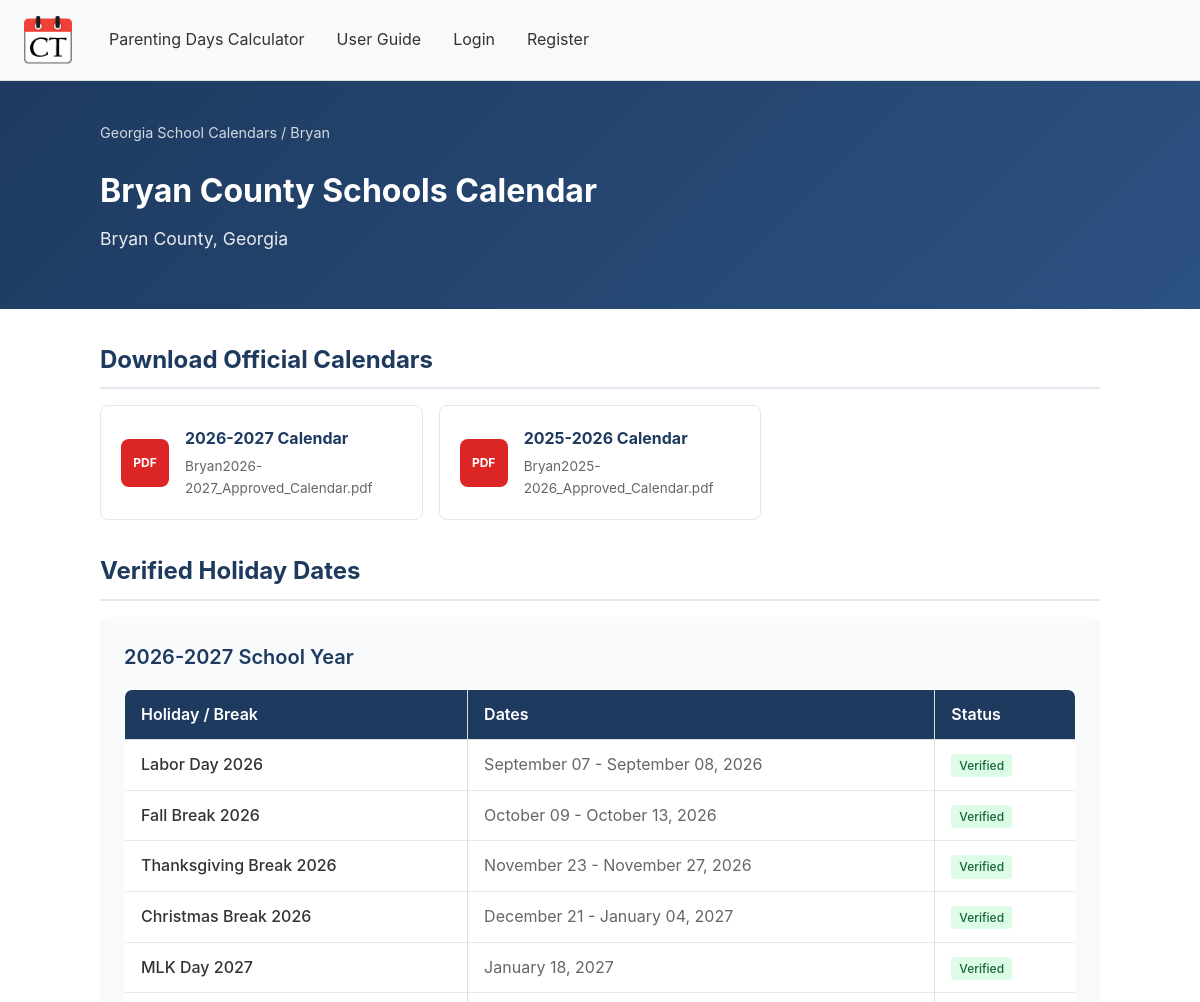
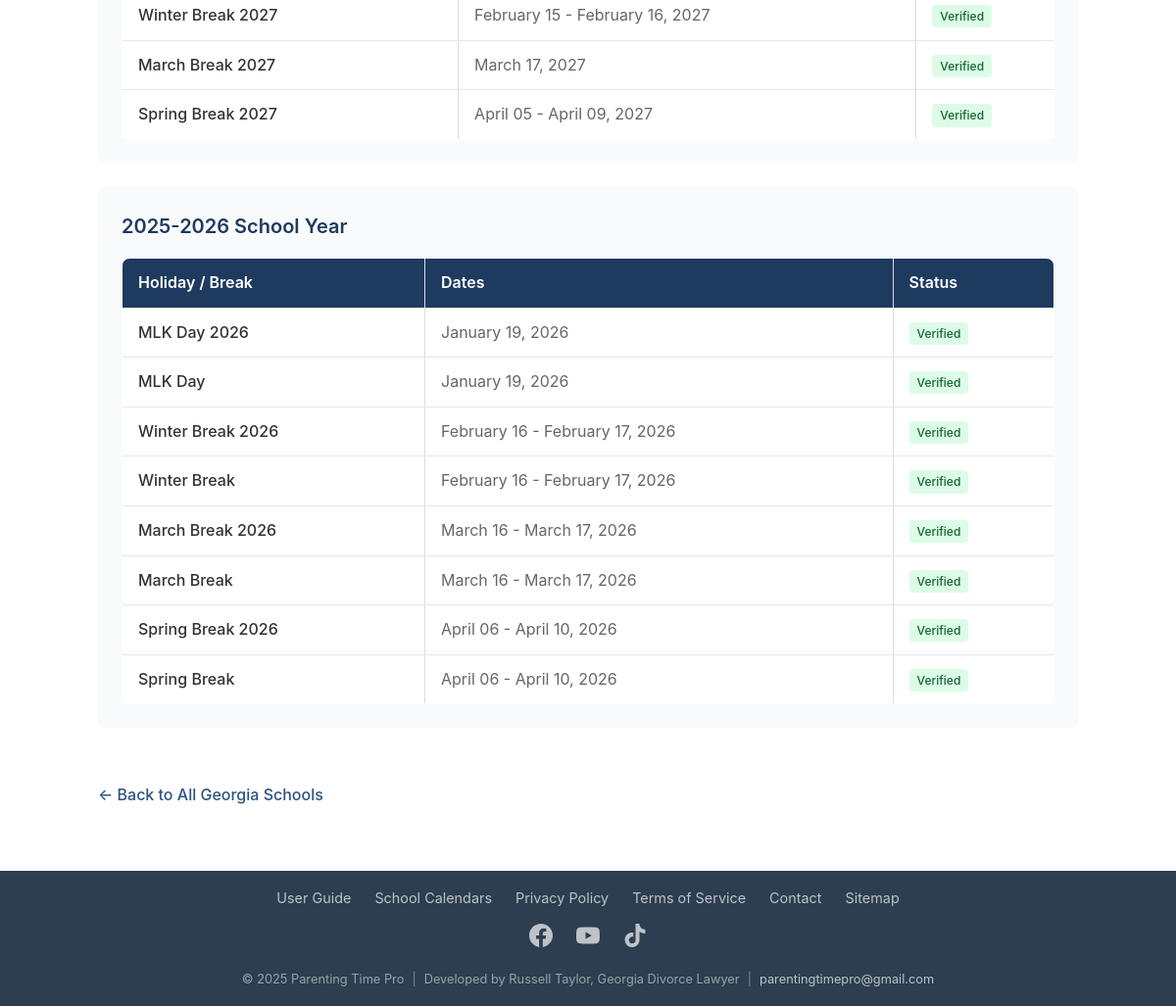
Screenshot of /georgia-school-calendars/bryan with the database file from the repository (2 pictures, top to bottom).
### models.py (models this page shows, shortened)
class SchoolEntity(db.Model):
    __tablename__ = 'school_entity'
    id = db.Column(db.Integer, primary_key=True)
    entity_type = db.Column(db.String(20), nullable=False, default='public_district')
    district_name = db.Column(db.String(255), nullable=False)
    normalized_name = db.Column(db.String(255), nullable=False, index=True)
    county = db.Column(db.String(100), nullable=True, index=True)
    nces_id = db.Column(db.String(50), nullable=True)
    is_active = db.Column(db.Boolean, default=True)
    website = db.Column(db.String(500), nullable=True)
    official_website = db.Column(db.String(500), nullable=True)  # Main school district website
    calendar_page_url = db.Column(db.String(500), nullable=True)  # Direct link to calendar page
    slug = db.Column(db.String(100), nullable=True, unique=True, index=True)  # URL-friendly name
    created_at = db.Column(db.DateTime, default=datetime.utcnow)
    updated_at = db.Column(db.DateTime, default=datetime.utcnow, onupdate=datetime.utcnow)
    __table_args__ = (
        db.UniqueConstraint('entity_type', 'normalized_name', 'county', name='uix_entity_type_name_county'),
        db.Index('ix_entity_county_name', 'county', 'normalized_name'),
    )

class CalendarFile(db.Model):
    __tablename__ = 'calendar_file'
    id = db.Column(db.Integer, primary_key=True)
    school_entity_id = db.Column(db.Integer, db.ForeignKey('school_entity.id'), nullable=False)
    school_year = db.Column(db.String(20), nullable=False)  # "2025-2026"
    filename = db.Column(db.String(255), nullable=False)  # Original filename
    file_path = db.Column(db.String(500), nullable=False)  # Relative path in Official_Calendars
    file_type = db.Column(db.String(10), default='pdf')  # pdf, png, jpeg
    file_size = db.Column(db.Integer, nullable=True)  # Size in bytes
    created_at = db.Column(db.DateTime, default=datetime.utcnow)
    school_entity = db.relationship('SchoolEntity', backref=db.backref('calendar_files', lazy='dynamic'))
    __table_args__ = (
        db.Index('ix_file_entity_year', 'school_entity_id', 'school_year'),
    )

class VerifiedHoliday(db.Model):
    __tablename__ = 'verified_holiday'
    id = db.Column(db.Integer, primary_key=True)
    school_entity_id = db.Column(db.Integer, db.ForeignKey('school_entity.id'), nullable=False)
    school_year = db.Column(db.String(20), nullable=False)  # "2025-2026"
    name = db.Column(db.String(100), nullable=False)  # "Labor Day", "Spring Break"
    start_date = db.Column(db.Date, nullable=False)
    end_date = db.Column(db.Date, nullable=False)
    is_verified = db.Column(db.Boolean, default=True)  # True for human-verified, False for AI-detected
    source = db.Column(db.String(20), default='manual')  # 'manual', 'ai_detected', 'imported'
    confidence = db.Column(db.Float, nullable=True)  # AI confidence score (0.0-1.0)
    created_at = db.Column(db.DateTime, default=datetime.utcnow)
    updated_at = db.Column(db.DateTime, default=datetime.utcnow, onupdate=datetime.utcnow)
    school_entity = db.relationship('SchoolEntity', backref=db.backref('holidays', lazy='dynamic'))
    __table_args__ = (
        db.Index('ix_holiday_entity_year', 'school_entity_id', 'school_year'),
    )

### main.py (the view)
@main.route('/georgia-school-calendars/<slug>')
def school_calendar_detail(slug):
    entity = SchoolEntity.query.filter_by(slug=slug, is_active=True).first_or_404()
    holidays_by_year = {}
    holidays = VerifiedHoliday.query.filter_by(school_entity_id=entity.id).order_by(
        VerifiedHoliday.school_year.desc(),
        VerifiedHoliday.start_date
    ).all()
    for holiday in holidays:
        if holiday.school_year not in holidays_by_year:
            holidays_by_year[holiday.school_year] = []
        holidays_by_year[holiday.school_year].append(holiday)
    calendar_files = CalendarFile.query.filter_by(school_entity_id=entity.id).order_by(
        CalendarFile.school_year.desc()
    ).all()
    available_years = sorted(holidays_by_year.keys(), reverse=True)
    return render_template('school_calendar_detail.html',
        entity=entity,
        holidays_by_year=holidays_by_year,
        calendar_files=calendar_files,
        available_years=available_years
    )

### templates/school_calendar_detail.html (shortened to what this page needs)
{% extends "base.html" %}
{% block content %}
<div class="school-hero">
    <div class="school-hero-content">
        <div class="breadcrumb">
            <a href="{{ url_for('main.school_calendars_index') }}">Georgia School Calendars</a> / {{ entity.county or 'Georgia' }}
        </div>
        <h1>{{ entity.district_name }} Calendar</h1>
        {% if entity.county %}
        <div class="school-county">{{ entity.county }} County, Georgia</div>
        {% endif %}
    </div>
</div>
<div class="content-container">
    {% if calendar_files %}
    <h2 class="section-title">Download Official Calendars</h2>
    <div class="downloads-grid">
        {% for file in calendar_files %}
        <a href="{{ url_for('main.download_calendar', file_id=file.id) }}" class="download-card">
            <div class="download-icon {% if file.file_type != 'pdf' %}image{% endif %}">
                {{ file.file_type|upper }}
            </div>
            <div class="download-info">
                <h3>{{ file.school_year }} Calendar</h3>
                <p>{{ file.filename }}</p>
            </div>
        </a>
        {% endfor %}
    </div>
    {% endif %}
    <h2 class="section-title">Verified Holiday Dates</h2>
    {% if holidays_by_year %}
        {% for year, holidays in holidays_by_year.items() %}
        <div class="year-section">
            <div class="year-header">{{ year }} School Year</div>
            <table class="holidays-table">
                <thead>
                    <tr>
                        <th>Holiday / Break</th>
                        <th>Dates</th>
                        <th>Status</th>
                    </tr>
                </thead>
                <tbody>
                    {% for holiday in holidays %}
                    <tr>
                        <td class="holiday-name">{{ holiday.name }}</td>
                        <td class="holiday-dates">
                            {% if holiday.start_date == holiday.end_date %}
                                {{ holiday.start_date.strftime('%B %d, %Y') }}
                            {% else %}
                                {{ holiday.start_date.strftime('%B %d') }} - {{ holiday.end_date.strftime('%B %d, %Y') }}
                            {% endif %}
                        </td>
                        <td>
                            <span class="verified-badge">Verified</span>
                        </td>
                    </tr>
                    {% endfor %}
                </tbody>
            </table>
        </div>
        {% endfor %}
    {% else %}
        <div class="no-data">
            No verified holiday dates available yet. Check back soon or download the official calendar PDF above.
        </div>
    {% endif %}
    <a href="{{ url_for('main.school_calendars_index') }}" class="back-link">
        &larr; Back to All Georgia Schools
    </a>
</div>
{% endblock %}

### static/css/styles.css (style rules this page uses)
body { margin: 0; padding: 0; font-family: -apple-system, BlinkMacSystemFont, 'Segoe UI', Roboto, Oxygen, Ubuntu, Cantarell, sans-serif; background-color: #ffffff; color: #333; line-height: 1.6; }
table { width: 100%; border-collapse: collapse; }
table, th, td { border: 1px solid #ddd; }
th, td { text-align: left; }
th { background-color: #f4f4f4; }

### templates/school_calendar_detail.html (style rules this page uses)
.school-hero { background: linear-gradient(135deg, #1e3a5f 0%, #2c5282 100%); color: white; padding: 2.5rem 2rem; margin-bottom: 2rem; }
.school-hero-content { max-width: 1000px; margin: 0 auto; }
.breadcrumb { font-size: 0.9rem; opacity: 0.8; margin-bottom: 1rem; }
.breadcrumb a { color: white; text-decoration: none; }
.school-hero h1 { font-size: 2rem; margin-bottom: 0.5rem; }
.school-county { font-size: 1.1rem; opacity: 0.9; }
.content-container { max-width: 1000px; margin: 0 auto; padding: 0 1rem 2rem; }
.section-title { font-size: 1.5rem; color: #1e3a5f; margin: 2rem 0 1rem; padding-bottom: 0.5rem; border-bottom: 2px solid #e2e8f0; }
.downloads-grid { display: grid; grid-template-columns: repeat(auto-fill, minmax(280px, 1fr)); gap: 1rem; margin-bottom: 2rem; }
.download-card { background: white; border: 1px solid #e2e8f0; border-radius: 8px; padding: 1.25rem; display: flex; align-items: center; gap: 1rem; transition: all 0.2s ease; text-decoration: none; color: inherit; }
.download-icon { width: 48px; height: 48px; background: #dc2626; border-radius: 8px; display: flex; align-items: center; justify-content: center; color: white; font-weight: bold; font-size: 0.75rem; flex-shrink: 0; }
.download-info h3 { margin: 0 0 0.25rem; font-size: 1rem; color: #1e3a5f; }
.download-info p { margin: 0; font-size: 0.85rem; color: #666; }
.year-section { background: #f8fafc; border-radius: 8px; padding: 1.5rem; margin-bottom: 1.5rem; }
.year-header { font-size: 1.25rem; color: #1e3a5f; margin-bottom: 1rem; font-weight: 600; }
.holidays-table { width: 100%; border-collapse: collapse; background: white; border-radius: 8px; overflow: hidden; }
.holidays-table th { background: #1e3a5f; color: white; padding: 0.75rem 1rem; text-align: left; font-weight: 600; }
.holidays-table td { padding: 0.75rem 1rem; border-bottom: 1px solid #e2e8f0; }
.holidays-table tr:last-child td { border-bottom: none; }
.holiday-name { font-weight: 500; }
.holiday-dates { color: #666; }
.verified-badge { display: inline-flex; align-items: center; gap: 0.25rem; background: #dcfce7; color: #166534; padding: 0.125rem 0.5rem; border-radius: 4px; font-size: 0.75rem; font-weight: 500; }
.back-link { display: inline-flex; align-items: center; gap: 0.5rem; color: #2c5282; text-decoration: none; font-weight: 500; margin-top: 2rem; }

### rows the page displays
SchoolEntity: county "Bryan", district_name "Bryan County Schools"
CalendarFile: file_type "PDF", school_year "2026-2027", filename "Bryan2026-2027_Approved_Calendar.pdf"
CalendarFile: file_type "PDF", school_year "2025-2026", filename "Bryan2025-2026_Approved_Calendar.pdf"
VerifiedHoliday: school_year "2026-2027", name "Labor Day 2026", start_date "September 07", end_date "September 08, 2026"
VerifiedHoliday: name "Fall Break 2026", start_date "October 09", end_date "October 13, 2026"
VerifiedHoliday: name "Thanksgiving Break 2026", start_date "November 23", end_date "November 27, 2026"
VerifiedHoliday: name "Christmas Break 2026", start_date "December 21", end_date "January 04, 2027"
VerifiedHoliday: name "MLK Day 2027", start_date "January 18, 2027"
VerifiedHoliday: name "Winter Break 2027", start_date "February 15", end_date "February 16, 2027"
VerifiedHoliday: name "March Break 2027", start_date "March 17, 2027"
VerifiedHoliday: name "Spring Break 2027", start_date "April 05", end_date "April 09, 2027"
VerifiedHoliday: school_year "2025-2026", name "MLK Day 2026", start_date "January 19, 2026"
VerifiedHoliday: name "MLK Day", start_date "January 19, 2026"
VerifiedHoliday: name "Winter Break 2026", start_date "February 16", end_date "February 17, 2026"
VerifiedHoliday: name "Winter Break", start_date "February 16", end_date "February 17, 2026"
VerifiedHoliday: name "March Break 2026", start_date "March 16", end_date "March 17, 2026"
VerifiedHoliday: name "March Break", start_date "March 16", end_date "March 17, 2026"
VerifiedHoliday: name "Spring Break 2026", start_date "April 06", end_date "April 10, 2026"
VerifiedHoliday: name "Spring Break", start_date "April 06", end_date "April 10, 2026"
